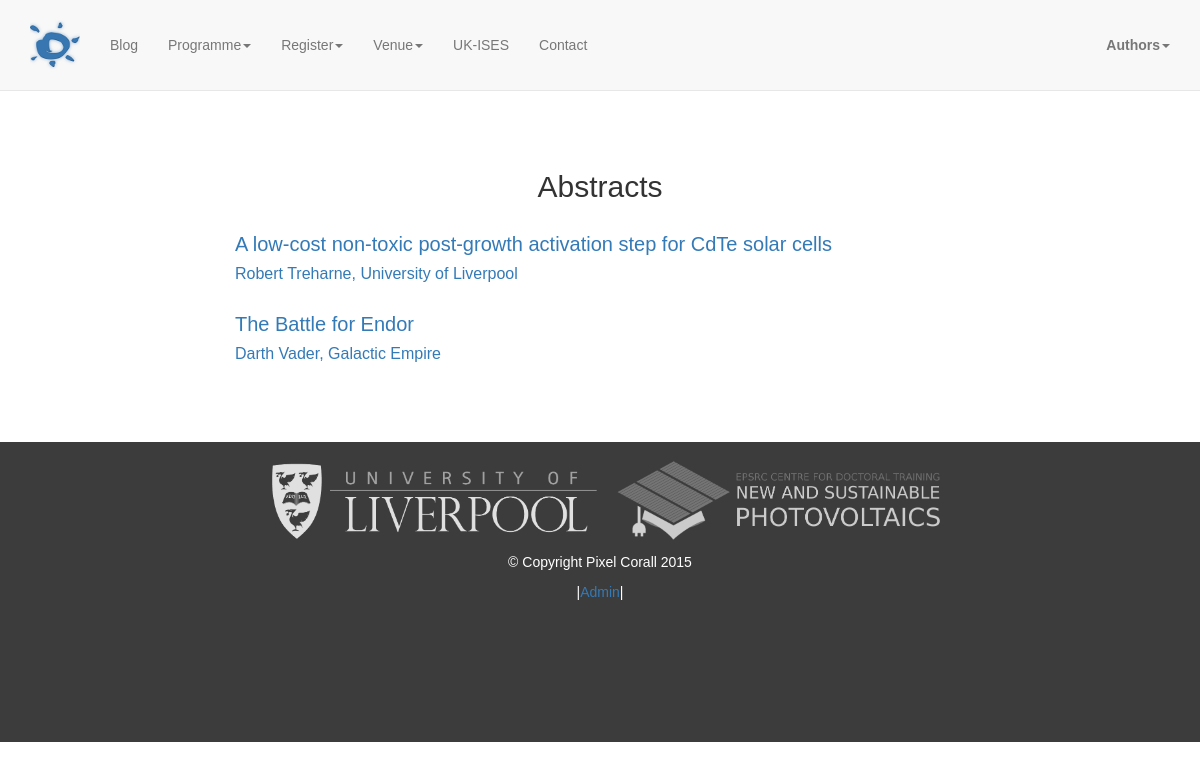
/programme/abstracts/, run on an earlier commit of the app's database.
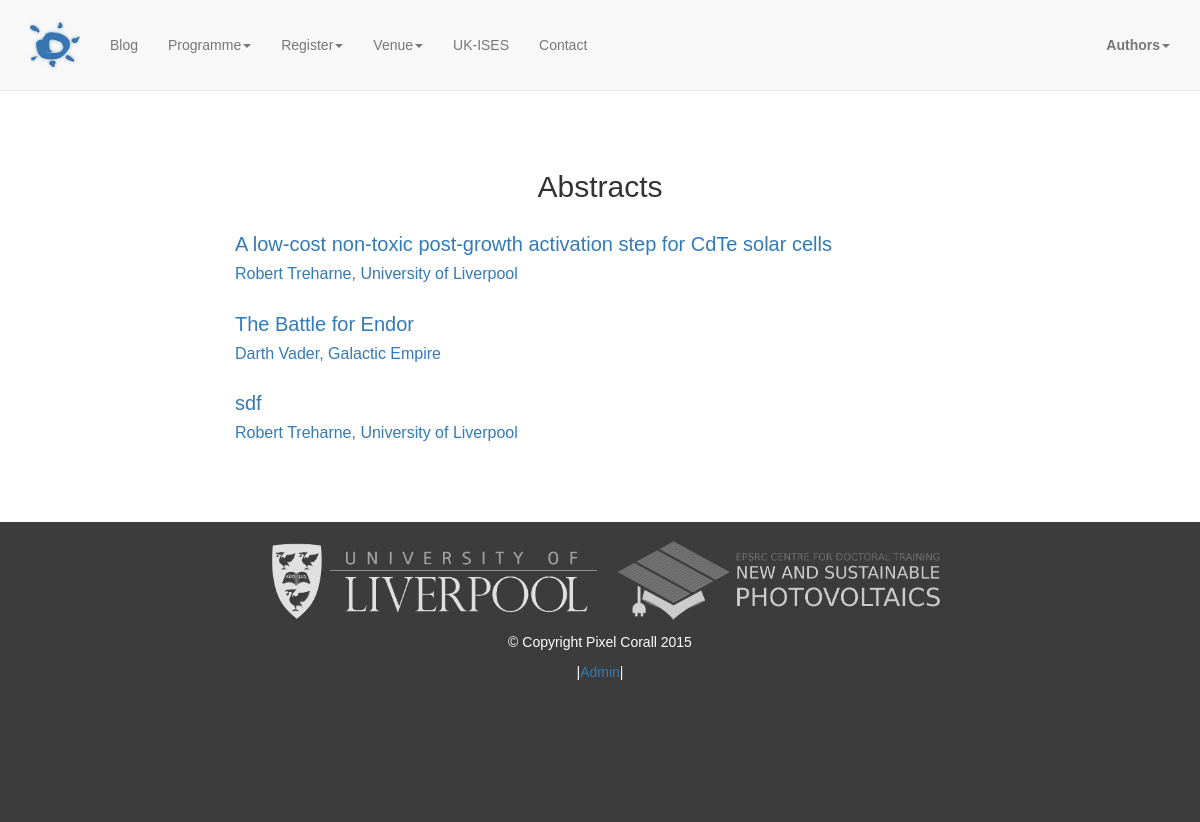
And on a later commit of the database.
### authors/models.py (models this page shows, shortened)
class Abstract(models.Model):
    author = models.ForeignKey(UserProfile)
    title = models.CharField(max_length=1000)
    abstract = models.TextField(max_length=5000)
    upload = models.FileField(upload_to='abstract_uploads', blank=True)
    theme = models.ManyToManyField(Theme)
    unique_id = models.CharField(max_length=11,null=True, blank=True, unique=True)
    DELIVERY_CHOICE = (('Oral', 'Oral'), ('Poster', 'Poster'))
    delivery = models.CharField(max_length=6, choices=DELIVERY_CHOICE, default='Oral')
    STATUS = (('Awaiting Decision', 'Awaiting decision'), ('Accepted', 'Accept'), ('Rejected', 'Reject') )
    status = models.CharField(max_length=25, choices=STATUS, default='Awaiting Decision')
    date = models.DateTimeField(default=timezone.datetime.today())

class UserProfile(models.Model):
    user = models.OneToOneField(User)
    affiliation = models.CharField(max_length=128, blank = True)
    picture = ImageField(upload_to='user_images', default='static/img/avatar.png')
    url = models.URLField(blank=True)
    linkedin = models.URLField(blank=True)
    twitter = models.URLField(blank=True)
    bio = models.TextField(max_length=2000, blank=True)

### programme/views.py (the view)
# urls.py: url(r'^abstracts/(?P<abstract_id>\d+)/$', 'programme.views.abstract'),
def abstracts(request):
    abstracts = Abstract.objects.all()
    return render(request, 'abstracts.html', {'abstracts': abstracts})

### programme/templates/abstracts.html
{% extends 'base.html' %}
{% load thumbnail %}
{% block content %}
    <section id="abstract" class="abstract-section">
        <div class="container">
            <div class="row">
                <div class="col-lg-12">
					<h2 class="center">Abstracts</h2>
					{% for abstract in abstracts %}
					<a href="/programme/abstracts/{{abstract.id}}">
							<div class="col-lg-8 col-sm-offset-2">
								<h3>{{abstract.title|slice:":100"}}</h3>
								<h4>{{abstract.author.user.first_name}} {{abstract.author.user.last_name}}, {{abstract.author.affiliation}}</h4>
							</div>
					</a>
					{% endfor %}
				</div>
			</div>
		</div>
	</section>
{% endblock %}

What changed in the data, as far as the page shows it:
added Abstract: title "sdf", author.user.first_name "Robert", author.user.last_name "Treharne", author.affiliation "University of Liverpool"
